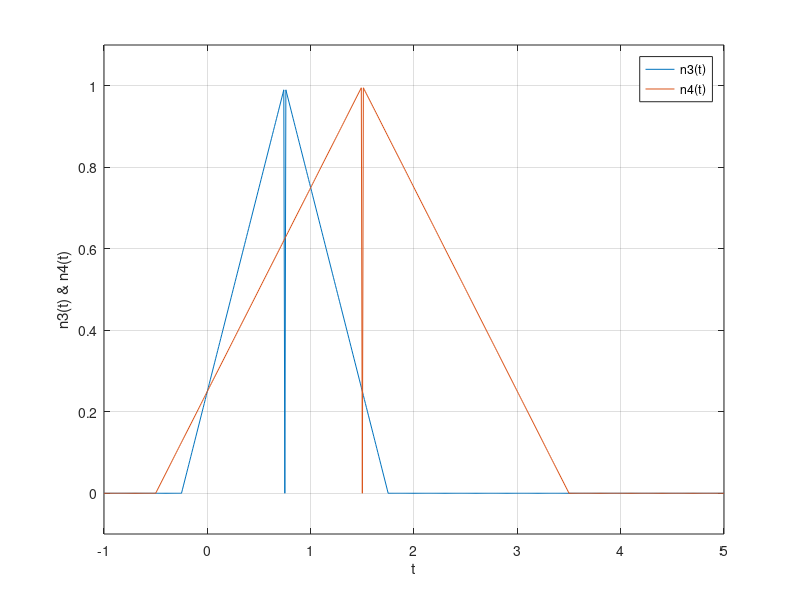

MATLAB code for this plot:
figure; 

p = @(t) 1.0.*((t>=0)&(t<1)); 
r = @(t) t.*p(t);
n = @(t) r(t) + r(-t+2);
n3 = @(t) n(t + 0.25); 
n4 = @(t) n3(0.5.*t);
t = (-1:0.01:5); 


plot(t, n3(t)); 
hold on;
plot(t, n4(t)); 
hold off; 
xlabel('t'); 
ylabel('n3(t) & n4(t)'); 
legend('n3(t)','n4(t)');
axis([-1 5 -.1 1.1]); 
grid; 
